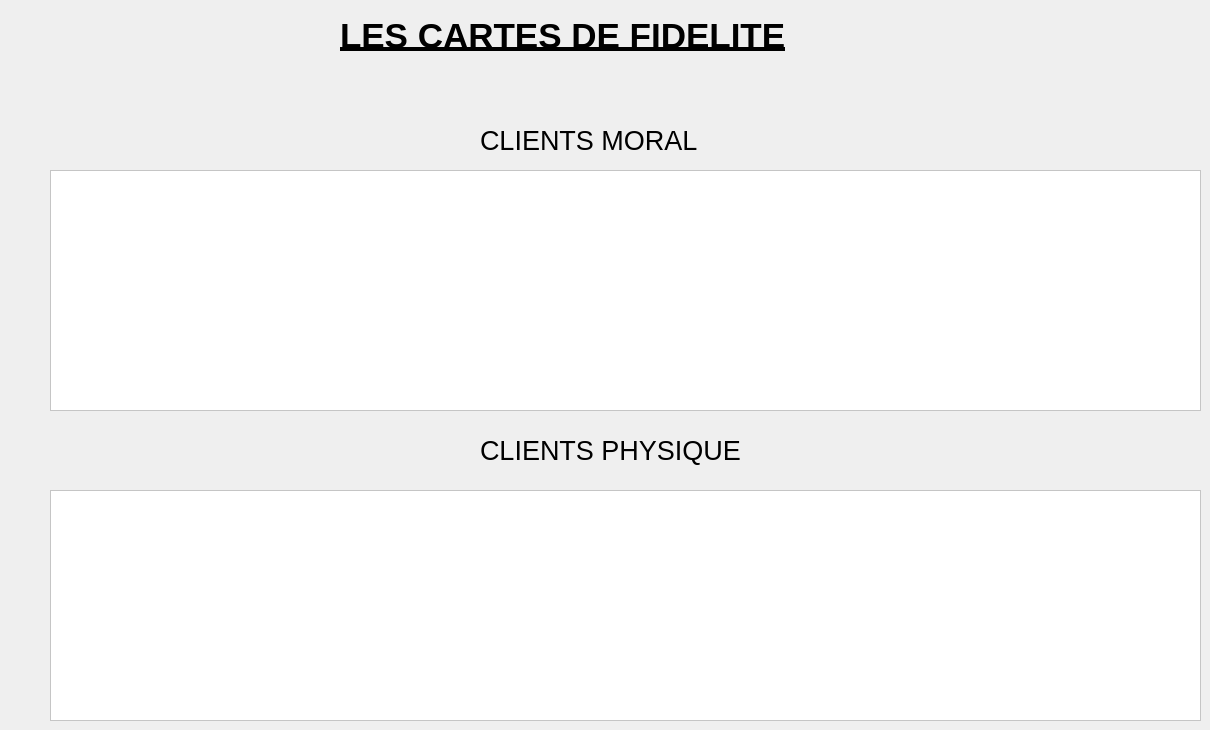
       <widget class="QWidget" name="page">
        <widget class="QLabel" name="label_24">
         <property name="geometry">
          <rect>
           <x>340</x>
           <y>-10</y>
           <width>571</width>
           <height>91</height>
          </rect>
         </property>
         <property name="font">
          <font>
           <family>Helvetica</family>
           <pointsize>26</pointsize>
           <weight>75</weight>
           <bold>true</bold>
           <underline>true</underline>
          </font>
         </property>
         <property name="text">
          <string>LES CARTES DE FIDELITE</string>
         </property>
        </widget>
        <widget class="QLabel" name="label_6">
         <property name="geometry">
          <rect>
           <x>480</x>
           <y>420</y>
           <width>341</width>
           <height>61</height>
          </rect>
         </property>
         <property name="font">
          <font>
           <pointsize>20</pointsize>
          </font>
         </property>
         <property name="text">
          <string>CLIENTS PHYSIQUE</string>
         </property>
        </widget>
        <widget class="QLabel" name="label_7">
         <property name="geometry">
          <rect>
           <x>480</x>
           <y>110</y>
           <width>341</width>
           <height>61</height>
          </rect>
         </property>
         <property name="font">
          <font>
           <pointsize>20</pointsize>
          </font>
         </property>
         <property name="text">
          <string>CLIENTS MORAL</string>
         </property>
        </widget>
        <widget class="QTableView" name="tableView_3">
         <property name="geometry">
          <rect>
           <x>50</x>
           <y>490</y>
           <width>1151</width>
           <height>231</height>
          </rect>
         </property>
         <property name="font">
          <font>
           <pointsize>20</pointsize>
          </font>
         </property>
         <property name="styleSheet">
          <string notr="true">background-color: rgb(255, 255, 255)</string>
         </property>
        </widget>
        <widget class="QTableView" name="tableView2_3">
         <property name="geometry">
          <rect>
           <x>50</x>
           <y>170</y>
           <width>1151</width>
           <height>241</height>
          </rect>
         </property>
         <property name="font">
          <font>
           <pointsize>20</pointsize>
          </font>
         </property>
         <property name="styleSheet">
          <string notr="true">background-color: rgb(255, 255, 255)</string>
         </property>
        </widget>
       </widget>
